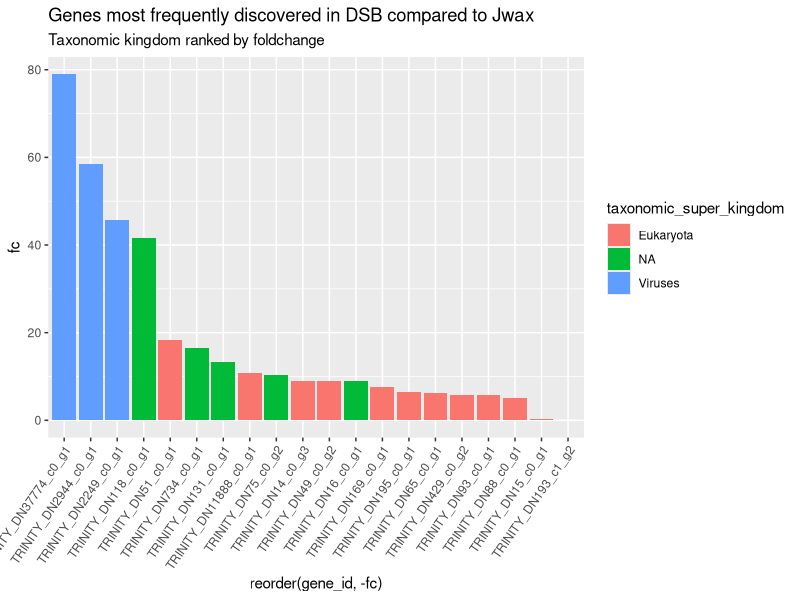
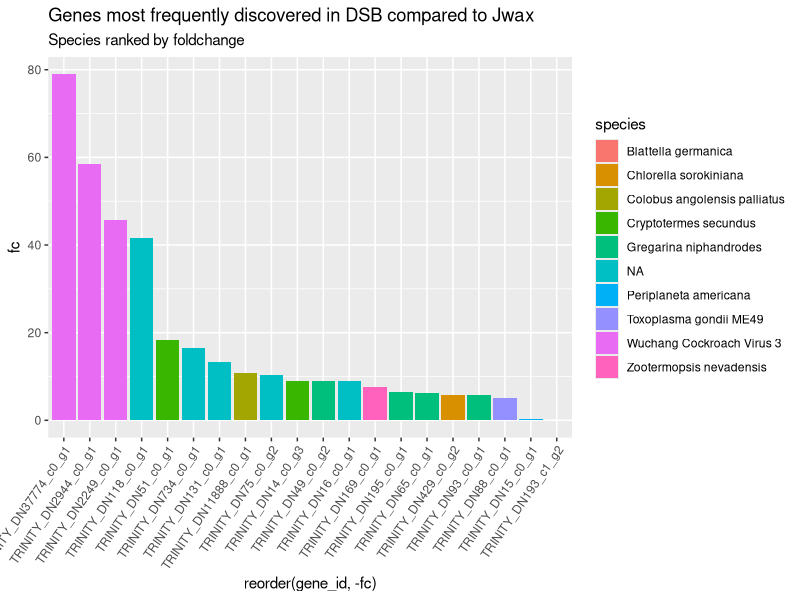

Source code (R) for these figures, in order:
## ---- chunk 1
knitr::opts_chunk$set(echo = TRUE)
## ---- chunk 2
library(readxl)
library(ggplot2)
library(dplyr)
## ---- chunk 3
denovo_DEG_3methods_DSBvsJwax <- read_excel("denovo_DEG_3methods.DSBvsJwax.xlsx")
View(denovo_DEG_3methods_DSBvsJwax)
## ---- chunk 4
# ggplot
ggplot(denovo_DEG_3methods_DSBvsJwax[1:20,], aes(x = reorder(gene_id, -fc), y = fc, fill = taxonomic_super_kingdom)) + 
  geom_col(stat = "identity")+
  theme(axis.text.x=element_text(angle = 55, hjust=1))+
  ggtitle(paste("Genes most frequently discovered in DSB compared to Jwax"), subtitle = "Taxonomic kingdom ranked by foldchange")

ggplot(denovo_DEG_3methods_DSBvsJwax[1:20,], aes(x = reorder(gene_id, -fc), y = fc, fill = species)) + 
  geom_col(stat = "identity")+
  theme(axis.text.x=element_text(angle = 55, hjust=1))+
  ggtitle(paste("Genes most frequently discovered in DSB compared to Jwax"), subtitle = "Species ranked by foldchange")
